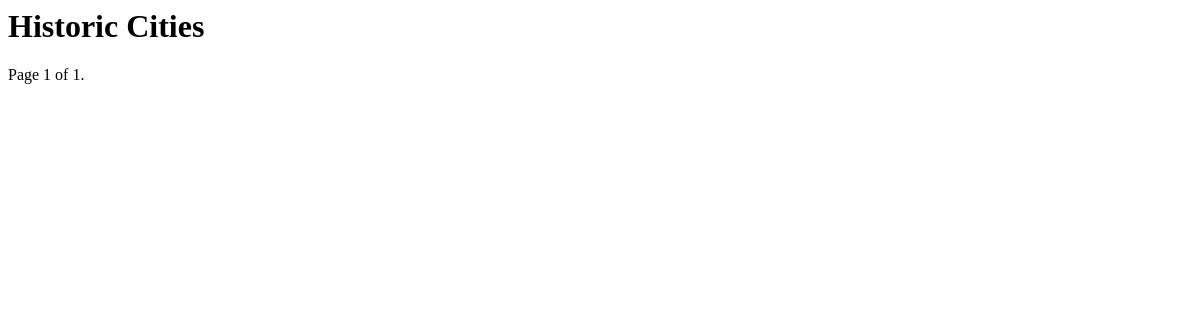
The page /cities/Uruk on the database as committed earlier.
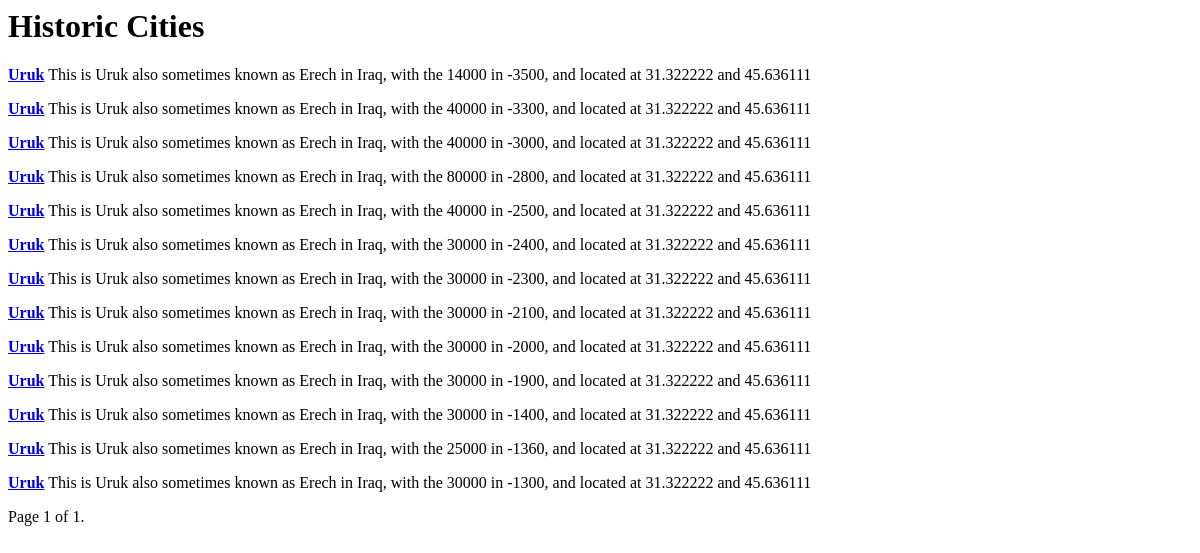
The same page on the database as committed later.
### cities/models.py (models this page shows, shortened)
class City(models.Model):
    id = models.BigAutoField(primary_key=True)
    city = models.TextField()
    otherName = models.TextField()
    country = models.TextField()
    latitude = models.FloatField()
    longitude = models.FloatField()
    year = models.IntegerField()
    pop = models.IntegerField()
    city_id = models.TextField()
    def city_by_name(city):
        city_list = City.objects.filter(city=city)
        return city_list

### cities/views.py (the view)
# urls.py: path('cities/<str:city>', views.city__by_name, name='cityname'),
def city__by_name(request, city):
    cities = City.city_by_name(city)
    paginator = Paginator(cities, 50) #show 50 cities per page
    page_number = request.GET.get('page')
    page_obj = paginator.get_page(page_number)
    return render(request, 'cities/city_list.html', {'page_obj': page_obj})

### cities/templates/cities/city_list.html (shortened to what this page needs)
<html><head>
</head><body>
    <h1>Historic Cities</h1>
    {% for city in page_obj %}
    <b> <a href={% url 'cityname' city=city.city %}>{{city.city }}</a></b>
    This is {{ city.city }} also sometimes known as {{ city.otherName }} in
    {{city.country}}, with the {{ city.pop }} in {{ city.year }}, and located at
    {{ city.latitude }} and {{ city.longitude }}
    {% endfor %}
            Page {{ page_obj.number }} of {{ page_obj.paginator.num_pages }}.
</body></html>

Rows that differ between the two databases and show on the page:
added City: city "Uruk", otherName "Erech", country "Iraq", pop "14000", year "-3500", latitude "31.322222", longitude "45.636111"
added City: city "Uruk", otherName "Erech", country "Iraq", pop "40000", year "-3300", latitude "31.322222", longitude "45.636111"
added City: city "Uruk", otherName "Erech", country "Iraq", pop "40000", year "-3000", latitude "31.322222", longitude "45.636111"
added City: city "Uruk", otherName "Erech", country "Iraq", pop "80000", year "-2800", latitude "31.322222", longitude "45.636111"
added City: city "Uruk", otherName "Erech", country "Iraq", pop "40000", year "-2500", latitude "31.322222", longitude "45.636111"
added City: city "Uruk", otherName "Erech", country "Iraq", pop "30000", year "-2400", latitude "31.322222", longitude "45.636111"
added City: city "Uruk", otherName "Erech", country "Iraq", pop "30000", year "-2300", latitude "31.322222", longitude "45.636111"
added City: city "Uruk", otherName "Erech", country "Iraq", pop "30000", year "-2100", latitude "31.322222", longitude "45.636111"
added City: city "Uruk", otherName "Erech", country "Iraq", pop "30000", year "-2000", latitude "31.322222", longitude "45.636111"
added City: city "Uruk", otherName "Erech", country "Iraq", pop "30000", year "-1900", latitude "31.322222", longitude "45.636111"
added City: city "Uruk", otherName "Erech", country "Iraq", pop "30000", year "-1400", latitude "31.322222", longitude "45.636111"
added City: city "Uruk", otherName "Erech", country "Iraq", pop "25000", year "-1360", latitude "31.322222", longitude "45.636111"
added City: city "Uruk", otherName "Erech", country "Iraq", pop "30000", year "-1300", latitude "31.322222", longitude "45.636111"
